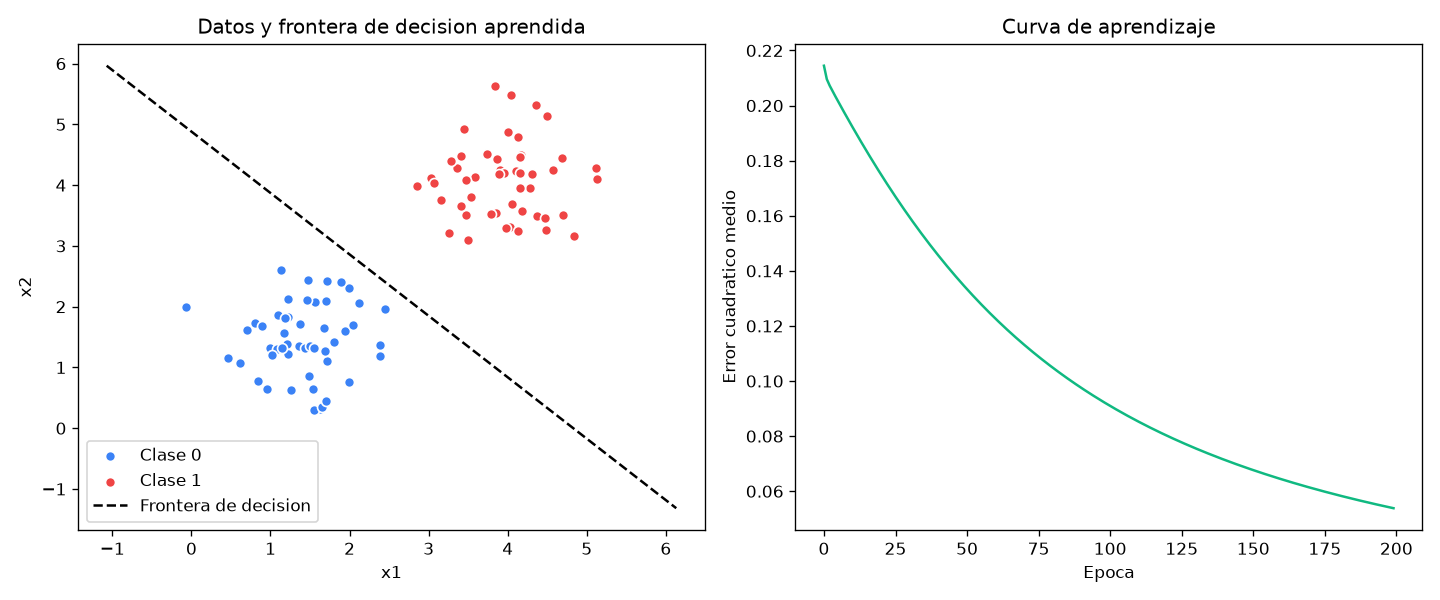

Python code for this plot:
"""
LECCION 1.1 - PERCEPTRON SIMPLE
================================

Objetivo: entender la neurona artificial mas basica: el perceptron.

Un perceptron es una sola neurona que:
  1. Recibe entradas X (un vector de numeros)
  2. Las combina con pesos w y un sesgo (bias) b -> z = X . w + b
  3. Aplica una funcion de activacion sigmoid -> y = sigma(z)
  4. Compara y con la respuesta correcta y ajusta w y b si se equivoco

Vamos a entrenarlo para separar dos grupos de puntos en 2D que son
linealmente separables (se pueden dividir con una linea recta).
"""

import numpy as np
import matplotlib.pyplot as plt

np.random.seed(42)


# ============================================================
# PARTE 1: GENERAR DATOS
# ============================================================
# Creamos dos "nubes" de puntos en 2D. Cada punto tiene 2 features
# (coordenada x1, x2) y una etiqueta (0 o 1) segun a que grupo pertenece.
# El factor 0.6 hace que los puntos se dispersen alrededor del centro de cada nube. mas chico el número = mas concentrados los puntos, mas grande = mas dispersos
# La funcion random.randn() genera numeros aleatorios con distribucion normal (campana de Gauss) centrada en 0 y desviacion estandar 1. Al multiplicar por 0.6 y sumar un vector, 
# desplazamos la nube a la posicion deseada.
# np.array([1.5, 1.5]) Recibe un solo argumento: una lista [1.5, 1.5], que np.array() convierte en un vector de 2 elementos. Al sumarse a la matriz de (50, 2), 
# NumPy usa broadcasting: el vector de 2 valores se aplica a cada una de las 50 filas, sumando 1.5 a la columna x1 y 1.5 a la columna x2 de cada punto. 
# Esto desplaza el centro de la nube de (0,0) a (1.5, 1.5).
# Mismo mecanismo para clase_1, pero centrada en (4.0, 4.0) en vez de (1.5, 1.5).
# El porqué de estos números específicos: los dos centros están a una distancia de ~3.5 unidades entre sí, mientras que el desvío de cada nube es solo 0.6 — por eso las nubes casi no se superponen, 
# y el perceptrón puede separarlas con una línea recta (dataset linealmente separable, que es justo lo que necesita la lección 1.1).

def generar_datos_linealmente_separables(n_por_clase=50):
    """Genera 2 nubes de puntos separables por una linea recta."""
    clase_0 = np.random.randn(n_por_clase, 2) * 0.6 + np.array([1.5, 1.5]) # genera coordenadas x1,x2 para la clase 0 centradas en (1.5, 1.5)
    clase_1 = np.random.randn(n_por_clase, 2) * 0.6 + np.array([4.0, 4.0]) # genera coordenadas x1,x2 para la clase 1 centradas en (4.0, 4.0)

    X = np.vstack([clase_0, clase_1])          # (100, 2) apilamos las dos nubes de puntos en una sola matriz de 100 filas y 2 columnas
    y = np.hstack([np.zeros(n_por_clase), np.ones(n_por_clase)])  # (100,) concatenamos las etiquetas: 50 ceros para clase 0 y 50 unos para clase 1

    # Mezclamos el orden para que el entrenamiento no vea siempre
    # primero una clase y despues la otra
    indices = np.random.permutation(len(X)) # retorna un array de indices aleatorios de 0 a 99 (len(X)=100)
    return X[indices], y[indices]           # retornamos X e y mezclados en el mismo orden de indices aleatorios para que conserven los pares (X[i], y[i]) correctos y no se pierda la correspondencia entre las coordenadas y su etiqueta.


X, y = generar_datos_linealmente_separables()
print(f"Datos generados: X.shape={X.shape}, y.shape={y.shape}")
print(f"Ejemplo de fila: X[0]={X[0]}, y[0]={y[0]}")


# ============================================================
# PARTE 2: LA NEURONA (forward pass)
# ============================================================
# z = X . w + b   (combinacion lineal de las entradas)
# y_pred = sigmoid(z)  (aplastamos z a un rango entre 0 y 1)
#
# sigmoid(z) = 1 / (1 + e^-z)
# Cuando z es muy positivo, sigmoid(z) -> 1
# Cuando z es muy negativo, sigmoid(z) -> 0
# Cuando z = 0, sigmoid(z) = 0.5 (el punto de decision)

def sigmoid(z):
    return 1.0 / (1.0 + np.exp(-z))


def forward(X, w, b):
    """Calcula la prediccion de la neurona para cada fila de X."""
    z = X @ w + b          # combinacion lineal: (n,2) @ (2,) + escalar -> (n,)
    y_pred = sigmoid(z)
    return y_pred


# ============================================================
# PARTE 3: ENTRENAMIENTO (backward pass / regla del perceptron)
# ============================================================
# Para cada ejemplo:
#   error = y_real - y_pred
#   Si el error es grande, ajustamos mucho los pesos.
#   Si el error es chico (predijo bien), casi no los tocamos.
#
# Regla de actualizacion (descenso de gradiente sobre error cuadratico
# con activacion sigmoid):
#   w = w + tasa_aprendizaje * error * derivada_sigmoid(z) * X
#   b = b + tasa_aprendizaje * error * derivada_sigmoid(z)
#
# derivada_sigmoid(z) = sigmoid(z) * (1 - sigmoid(z))
# Esta derivada nos dice "que tan sensible es la salida a cambios en z"

def entrenar_perceptron(X, y, tasa_aprendizaje=0.5, epocas=200):
    n_features = X.shape[1]
    w = np.random.randn(n_features) * 0.1   # pesos iniciales pequenos y aleatorios
    b = 0.0

    historial_error = []

    for epoca in range(epocas):
        y_pred = forward(X, w, b)
        error = y - y_pred                       # que tan lejos estamos de la respuesta correcta
        derivada = y_pred * (1 - y_pred)          # derivada de sigmoid en el punto actual

        # Gradientes: promedio sobre todos los ejemplos del dataset
        grad_w = X.T @ (error * derivada) / len(X)
        grad_b = np.mean(error * derivada)

        # Actualizamos pesos en la direccion que reduce el error
        w += tasa_aprendizaje * grad_w
        b += tasa_aprendizaje * grad_b

        error_cuadratico_medio = np.mean(error ** 2)
        historial_error.append(error_cuadratico_medio)

        if epoca % 40 == 0 or epoca == epocas - 1:
            predicciones_correctas = np.sum((y_pred >= 0.5).astype(int) == y)
            accuracy = predicciones_correctas / len(y)
            print(f"Epoca {epoca:3d} | error={error_cuadratico_medio:.4f} | accuracy={accuracy:.2%}")

    return w, b, historial_error


print("\n--- Entrenando el perceptron ---")
w_final, b_final, historial = entrenar_perceptron(X, y)
print(f"\nPesos finales: w={w_final}, b={b_final:.4f}")


# ============================================================
# PARTE 4: EVALUACION
# ============================================================

y_pred_final = forward(X, w_final, b_final)
y_pred_clase = (y_pred_final >= 0.5).astype(int)
accuracy_final = np.mean(y_pred_clase == y)
print(f"Accuracy final sobre datos de entrenamiento: {accuracy_final:.2%}")


# ============================================================
# PARTE 5: VISUALIZACION
# ============================================================
# Graficamos: (1) los datos + la linea de decision aprendida,
#             (2) la curva de aprendizaje (error vs epoca)

fig, (ax1, ax2) = plt.subplots(1, 2, figsize=(12, 5))

# --- Grafico 1: datos + frontera de decision ---
ax1.scatter(X[y == 0][:, 0], X[y == 0][:, 1], color="#3B82F6", label="Clase 0", edgecolor="white")
ax1.scatter(X[y == 1][:, 0], X[y == 1][:, 1], color="#EF4444", label="Clase 1", edgecolor="white")

# La frontera de decision es donde z = 0, es decir: x1*w0 + x2*w1 + b = 0
# despejando x2: x2 = -(w0*x1 + b) / w1
x1_vals = np.linspace(X[:, 0].min() - 1, X[:, 0].max() + 1, 100)
x2_vals = -(w_final[0] * x1_vals + b_final) / w_final[1]
ax1.plot(x1_vals, x2_vals, color="black", linestyle="--", label="Frontera de decision")

ax1.set_title("Datos y frontera de decision aprendida")
ax1.set_xlabel("x1")
ax1.set_ylabel("x2")
ax1.legend()

# --- Grafico 2: curva de aprendizaje ---
ax2.plot(historial, color="#10B981")
ax2.set_title("Curva de aprendizaje")
ax2.set_xlabel("Epoca")
ax2.set_ylabel("Error cuadratico medio")

plt.tight_layout()
plt.savefig("01_perceptron_simple.png", dpi=120)
print("\nGrafico guardado en: 01_perceptron_simple.png")
print("Abriendo ventana con el grafico... (cerrala para que el script termine)")
plt.show()


# ============================================================
# CONCEPTOS CLAVE
# ============================================================
print("""
CONCEPTOS CLAVE DE ESTA LECCION:
1. Una neurona combina entradas con pesos (w) y un sesgo (b): z = X.w + b
2. La funcion de activacion (sigmoid) convierte z en una probabilidad (0 a 1)
3. El error mide que tan lejos esta la prediccion de la respuesta correcta
4. El aprendizaje = ajustar w y b para reducir el error, iteracion a iteracion
5. Un solo perceptron SOLO puede aprender fronteras LINEALES (una recta)
   -> en la leccion 1.2 veremos por que esto no alcanza para problemas
      como XOR, y como las capas ocultas resuelven esa limitacion

EXPERIMENTOS SUGERIDOS:
- Cambia `tasa_aprendizaje` a 0.01 y a 2.0: como afecta la velocidad
  y estabilidad del entrenamiento?
- Cambia `epocas` a 5: alcanza para converger?
- Modifica generar_datos_linealmente_separables() para que las nubes
  se superpongan mas: que le pasa al accuracy final?
""")
